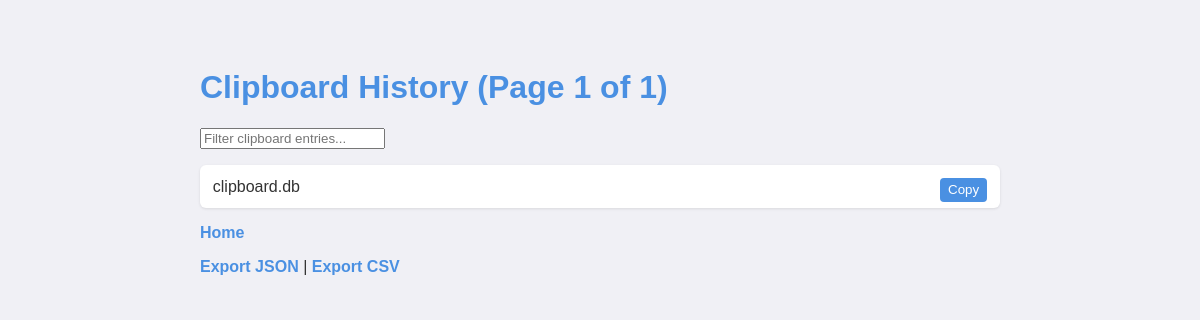
Page /history on the earlier database version.
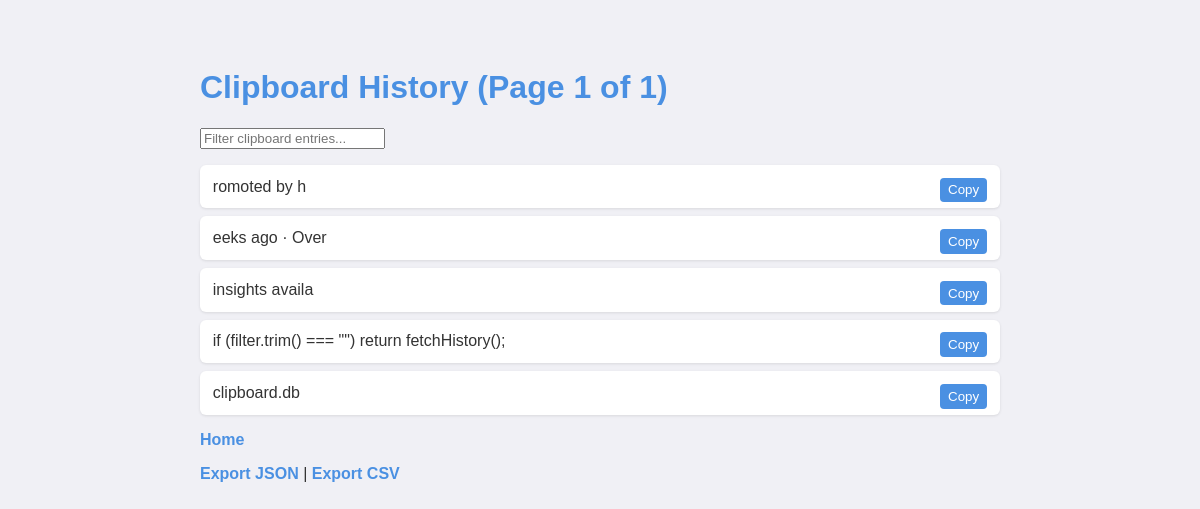
Same page on the later database version.
### tables this page shows
CREATE TABLE clipboard_history (
        id INTEGER PRIMARY KEY AUTOINCREMENT,
        content TEXT NOT NULL,
        timestamp TEXT NOT NULL
    );

### webApp/app.py (the view)
@app.route('/history')
def history():
    page = request.args.get('page', default=1, type=int)
    per_page = 10
    offset = (page - 1) * per_page
    conn = sqlite3.connect(db_path)
    cursor = conn.cursor()
    cursor.execute("SELECT COUNT(*) FROM clipboard_history")
    total_entries = cursor.fetchone()[0]
    cursor.execute(
        "SELECT * FROM clipboard_history ORDER BY timestamp DESC LIMIT ? OFFSET ?",
        (per_page, offset)
    )
    history = cursor.fetchall()
    conn.close()
    total_pages = (total_entries + per_page - 1) // per_page  # ceiling division
    return render_template(
        'history.html',
        history=history,
        page=page,
        total_pages=total_pages
    )

### webApp/templates/history.html (shortened to what this page needs)
<!DOCTYPE html>
<html lang="en">
<head>
    <link rel="stylesheet" href="{{ url_for('static', filename='style.css') }}">
</head>
<body>
    <h1>Clipboard History (Page {{ page }} of {{ total_pages }})</h1>
    <input type="text" id="searchBox" placeholder="Filter clipboard entries..." onkeyup="filterList()" />
    <ul id="historyList">
        {% for entry in history %}
            <li>
                <span class="entry-text">{{ entry[1][:100] }}{% if entry[1]|length > 100 %}...{% endif %}</span>
                <button class="copy-btn" onclick="navigator.clipboard.writeText(`{{ entry[1]|e }}`)">Copy</button>
            </li>
        {% endfor %}
    </ul>
    <p><a href="{{ url_for('index') }}">Home</a></p>
    <p>
    <a href="/export/json" target="_blank">Export JSON</a> |
    <a href="/export/csv" target="_blank">Export CSV</a>
    </p>
</body>
</html>

Differences in the rows shown:
added clipboard_history: content "romoted by h"
added clipboard_history: content "eeks ago · Over"
added clipboard_history: content "insights availa"
added clipboard_history: content "if (filter.trim() === \"\") return fetchHistory();"
